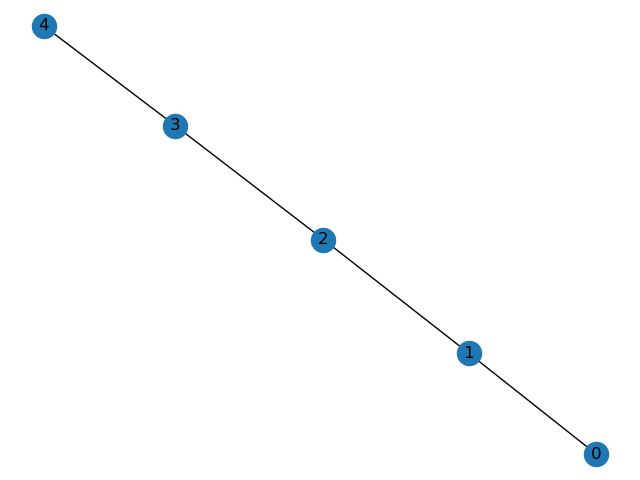

Source code (Python):
import networkx as nx
import matplotlib.pyplot as plt

G = nx.path_graph(5)

print(nx.dijkstra_path(G, 0, 4))

nx.draw(G, with_labels = True)
plt.savefig('DijkstraPath.png')
plt.show()